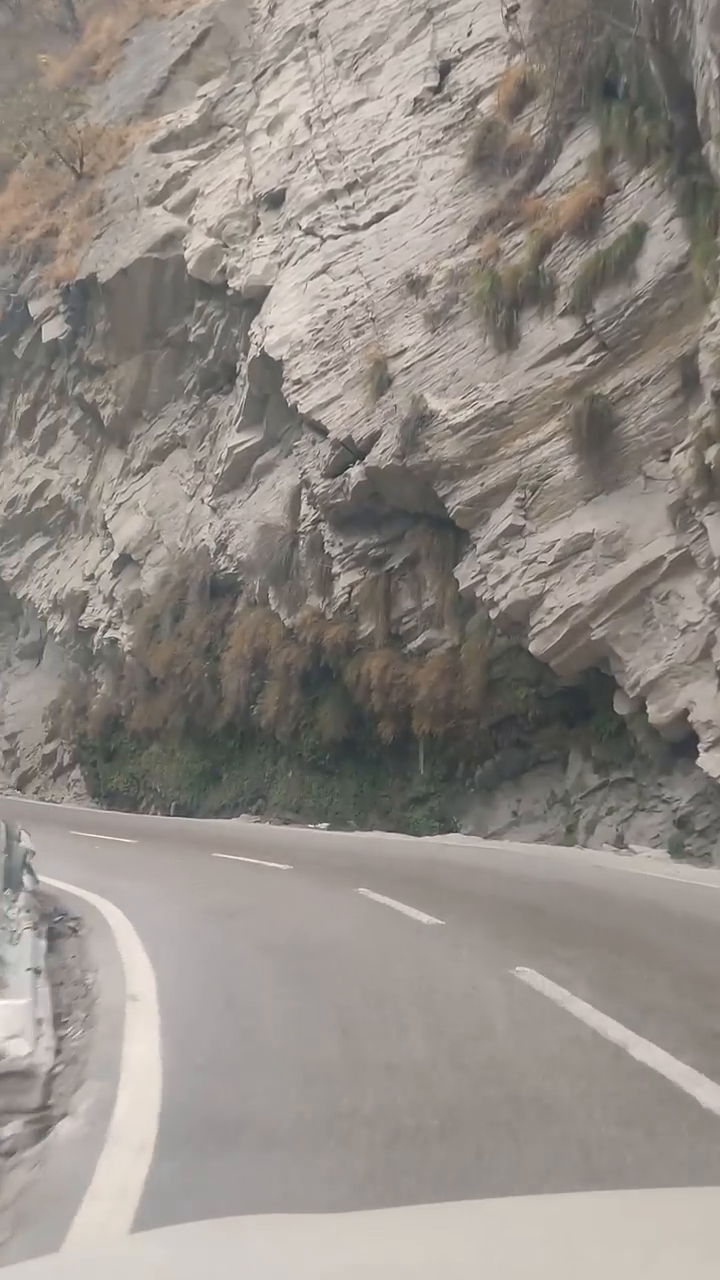
#> input picture frame 20 of 03_Road_Lane_Detection/dataset/videos/road_video.mp4.mp4, 720 x 1280 px
$ python lane_detection_video.py
#> lines starting #> are read from the running program, lines starting #| are printed output that depends on the picture; after the words box and inside, x2 and y2 are one past the last pixel; in counts of white or black regions, pixels touching at a corner belong together
import cv2
import numpy as np
import os
from PIL import Image


# ============================================================
# PATHS
# ============================================================

BASE_DIR = os.path.dirname(os.path.dirname(os.path.abspath(__file__)))

VIDEO_PATH = os.path.join(
    BASE_DIR,
    "dataset",
    "videos",
    "road_video.mp4.mp4"
)

OUTPUT_DIR = os.path.join(BASE_DIR, "results")

OUTPUT_VIDEO = os.path.join(
    OUTPUT_DIR,
    "lane_detection_output.mp4"
)


# ============================================================
# REGION OF INTEREST
# ============================================================

def region_of_interest(image):

    height, width = image.shape[:2]

    mask = np.zeros_like(image)

    polygon = np.array([[
        (int(width * 0.05), height),
        (int(width * 0.40), int(height * 0.58)),
        (int(width * 0.60), int(height * 0.58)),
        (int(width * 0.95), height)
    ]], np.int32)

    cv2.fillPoly(mask, polygon, 255)

    return cv2.bitwise_and(image, mask)


# ============================================================
# AVERAGE LANE
# ============================================================

def average_lane_line(lines):

    if len(lines) == 0:
        return None

    x1_values = []
    y1_values = []
    x2_values = []
    y2_values = []

    for x1, y1, x2, y2 in lines:

        x1_values.append(x1)
        y1_values.append(y1)
        x2_values.append(x2)
        y2_values.append(y2)

    return (
        int(np.mean(x1_values)),
        int(np.mean(y1_values)),
        int(np.mean(x2_values)),
        int(np.mean(y2_values))
    )


# ============================================================
# PROCESS FRAME
# ============================================================

def process_frame(frame):

    gray = cv2.cvtColor(
        frame,
        cv2.COLOR_BGR2GRAY
    )

    blur = cv2.GaussianBlur(
        gray,
        (5, 5),
        0
    )

    # Canny
    edges = cv2.Canny(
        blur,
        50,
        150
    )

    # ROI
    cropped_edges = region_of_interest(edges)

    # Hough Transform
    lines = cv2.HoughLinesP(
        cropped_edges,
        rho=1,
        theta=np.pi / 180,
        threshold=35,
        minLineLength=30,
        maxLineGap=100
    )

    result = frame.copy()

    left_lines = []
    right_lines = []

    if lines is not None:

        lines = np.asarray(lines).reshape(-1, 4)

        for line in lines:

            x1, y1, x2, y2 = map(int, line)

            if x2 == x1:
                continue

            slope = (y2 - y1) / (x2 - x1)

            if abs(slope) < 0.4:
                continue

            if slope < 0:
                left_lines.append(
                    (x1, y1, x2, y2)
                )
            else:
                right_lines.append(
                    (x1, y1, x2, y2)
                )

    left_lane = average_lane_line(left_lines)
    right_lane = average_lane_line(right_lines)

    # --------------------------------------------------------
    # Draw lanes
    # --------------------------------------------------------

    if left_lane is not None:

        x1, y1, x2, y2 = left_lane

        cv2.line(
            result,
            (x1, y1),
            (x2, y2),
            (0, 255, 0),
            6
        )

    if right_lane is not None:

        x1, y1, x2, y2 = right_lane

        cv2.line(
            result,
            (x1, y1),
            (x2, y2),
            (0, 255, 0),
            6
        )

    # --------------------------------------------------------
    # Lane status
    # --------------------------------------------------------

    height, width = frame.shape[:2]

    image_center = width // 2

    if left_lane is not None and right_lane is not None:

        left_x = left_lane[2]
        right_x = right_lane[2]

        lane_center = (left_x + right_x) // 2

        deviation = lane_center - image_center

        threshold = int(width * 0.10)

        if abs(deviation) > threshold:

            status = "LANE DEPARTURE WARNING!"
            status_color = (0, 0, 255)

        elif deviation > threshold * 0.5:

            status = "MOVE LEFT"
            status_color = (0, 165, 255)

        elif deviation < -threshold * 0.5:

            status = "MOVE RIGHT"
            status_color = (0, 165, 255)

        else:

            status = "LANE CENTERED"
            status_color = (0, 255, 0)

        # Vehicle center
        cv2.line(
            result,
            (image_center, height),
            (image_center, int(height * 0.65)),
            (255, 0, 0),
            3
        )

        # Lane center
        cv2.line(
            result,
            (lane_center, height),
            (lane_center, int(height * 0.65)),
            (0, 255, 255),
            3
        )

        cv2.putText(
            result,
            status,
            (30, 50),
            cv2.FONT_HERSHEY_SIMPLEX,
            1.0,
            status_color,
            3
        )

        cv2.putText(
            result,
            f"Lane deviation: {deviation}px",
            (30, 90),
            cv2.FONT_HERSHEY_SIMPLEX,
            0.7,
            (255, 255, 255),
            2
        )

    else:

        cv2.putText(
            result,
            "LANE NOT CLEAR",
            (30, 50),
            cv2.FONT_HERSHEY_SIMPLEX,
            1.0,
            (0, 165, 255),
            3
        )

    return result


# ============================================================
# MAIN
# ============================================================

def main():

    print("=" * 60)
    print("REAL-TIME ROAD LANE DETECTION")
    print("=" * 60)

    if not os.path.exists(VIDEO_PATH):

        print("\nERROR: Video not found!")
        print(VIDEO_PATH)
        return

    print("\nOpening video:")
    print(VIDEO_PATH)

    cap = cv2.VideoCapture(VIDEO_PATH)

    if not cap.isOpened():

        print("ERROR: Could not open video.")
        return

    fps = cap.get(cv2.CAP_PROP_FPS)

    width = int(
        cap.get(cv2.CAP_PROP_FRAME_WIDTH)
    )

    height = int(
        cap.get(cv2.CAP_PROP_FRAME_HEIGHT)
    )

    total_frames = int(
        cap.get(cv2.CAP_PROP_FRAME_COUNT)
    )

    print(f"\nResolution : {width} x {height}")
    print(f"FPS        : {fps:.2f}")
    print(f"Frames     : {total_frames}")

    os.makedirs(
        OUTPUT_DIR,
        exist_ok=True
    )

    # Video writer
    fourcc = cv2.VideoWriter_fourcc(
        *"mp4v"
    )

    writer = cv2.VideoWriter(
        OUTPUT_VIDEO,
        fourcc,
        fps if fps > 0 else 30,
        (width, height)
    )

    frame_count = 0

    while True:

        ret, frame = cap.read()
#> frame is the input picture: shape (1280, 720, 3); mean B, G, R 133.8, 139.8, 146.5

        if not ret:
            break

        result = process_frame(frame)
#> in process_frame, `edges = cv2.Canny( blur, 50, 150 )`:
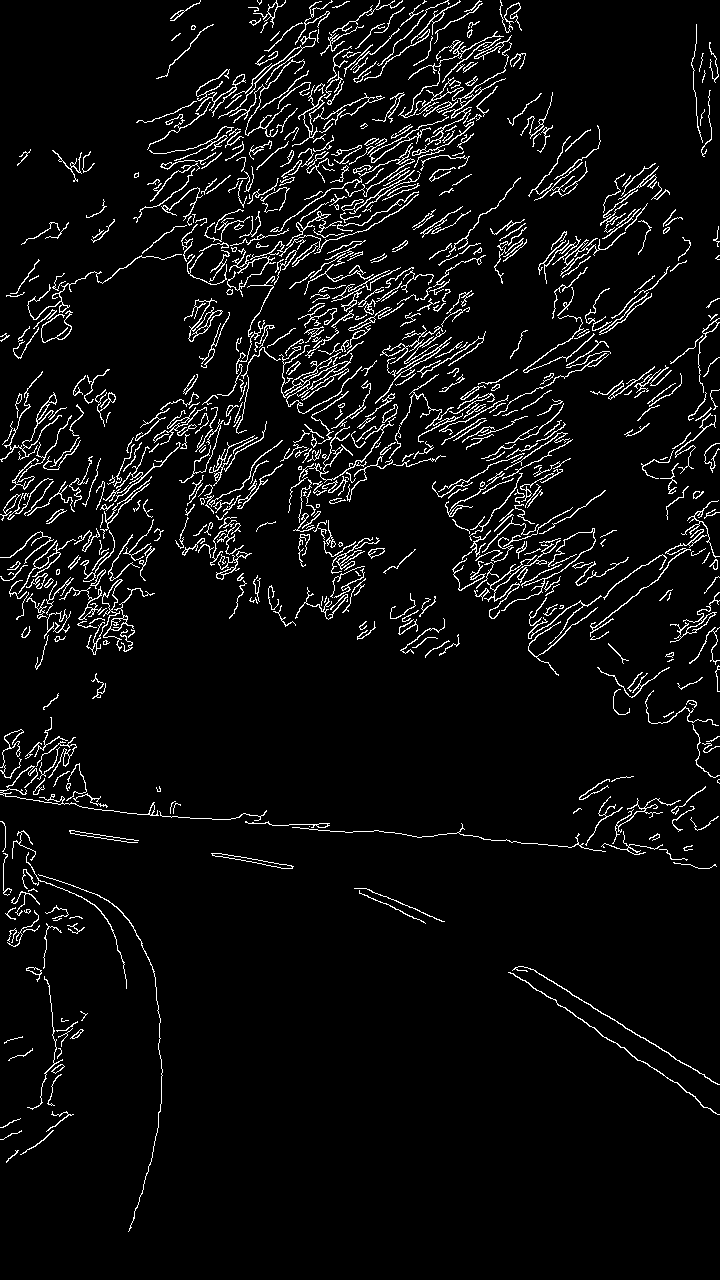
#> edges: shape (1280, 720); 5.6% white in thin lines or dots
#> in region_of_interest, `cv2.fillPoly(mask, polygon, 255)`:
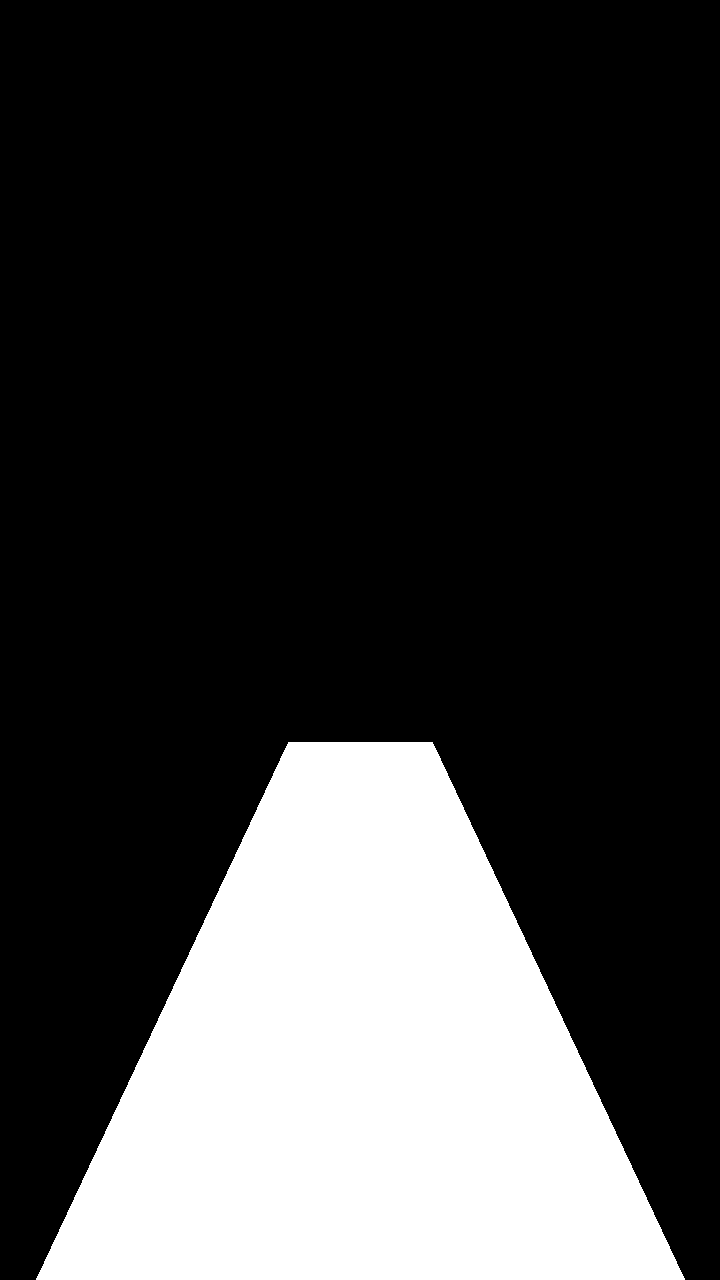
#> mask: shape (1280, 720); 23.2% white; 1 white region, box (x1, y1, x2, y2) and area: (36, 742, 685, 1280) 213586
#> in region_of_interest, `return cv2.bitwise_and(image, mask)`:
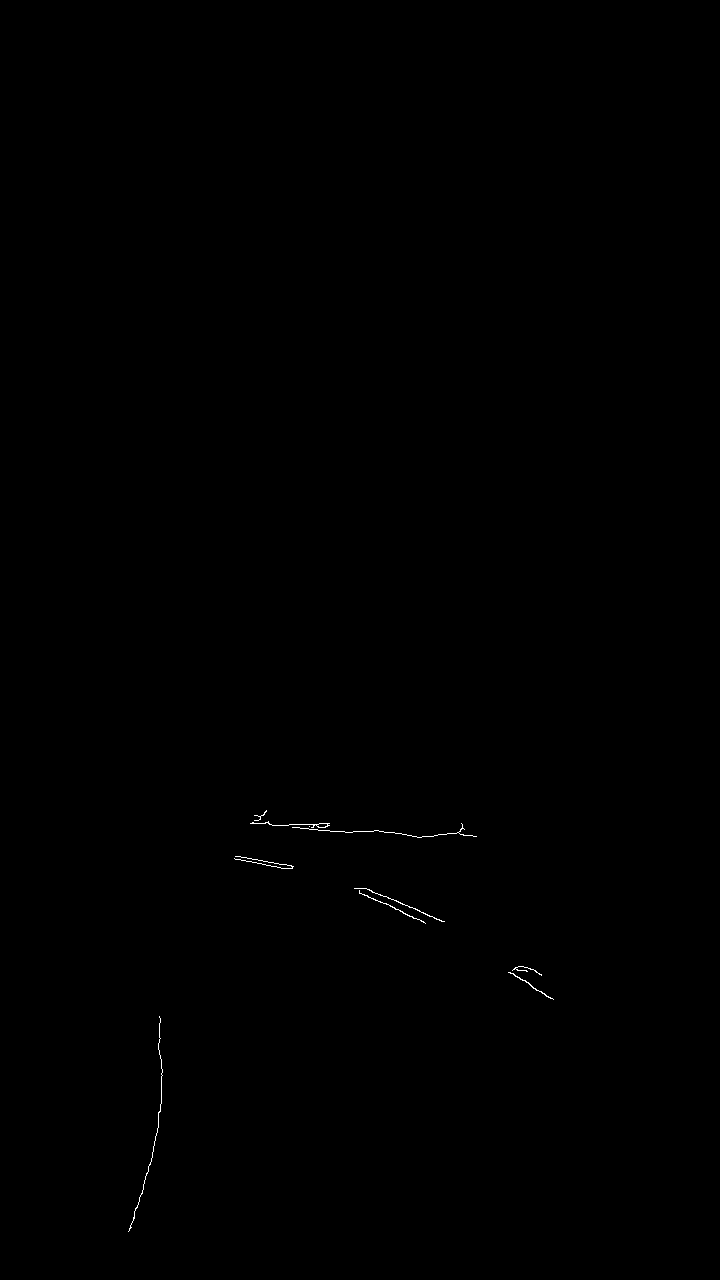
#> returned value: shape (1280, 720); 0.11% white in thin lines or dots, all inside (x1, y1, x2, y2) = (128, 810, 554, 1232)
#> in process_frame, `lines = cv2.HoughLinesP( cropped_edges, rho=1, theta=np.pi / 180, thre..`: lines = [[318, 830, 472, 835], [159, 1016, 161, 1091], [363, 888, 425, 913], [359, 892, 421, 920], [131, 1227, 154, 1145], [235, 856, 293, 866], [272, 825, 329, 823], [234, 858, 286, 868], [510, 972, 553, 999], [359, 893, 541, 974], [150, 1164, 161, 1100], [265, 822, 425, 836]]
#> the loop in process_frame, `for line in lines: ` made 12 passes
#> (x1, y1, x2, y2, slope) on passes 1 to 8: (318, 830, 472, 835, 0.0325), (159, 1016, 161, 1091, 37.5), (363, 888, 425, 913, 0.403), (359, 892, 421, 920, 0.452), (131, 1227, 154, 1145, -3.57), (235, 856, 293, 866, 0.172), (272, 825, 329, 823, -0.0351), (234, 858, 286, 868, 0.192)
#> after the loop in process_frame, `for line in lines:`: left_lines = [(131, 1227, 154, 1145), (150, 1164, 161, 1100)]; right_lines = [(159, 1016, 161, 1091), (363, 888, 425, 913), (359, 892, 421, 920), (510, 972, 553, 999), (359, 893, 541, 974)]
#> the loop in average_lane_line, `for x1, y1, x2, y2 in lines: ` made 2 passes
#> after the loop in average_lane_line, `for x1, y1, x2, y2 in lines:`: x1_values = [131, 150]; x2_values = [154, 161]; y1_values = [1227, 1164]; y2_values = [1145, 1100]
#> in process_frame, `left_lane = average_lane_line(left_lines)`: left_lane = (140, 1195, 157, 1122)
#> the loop in average_lane_line (call 2), `for x1, y1, x2, y2 in lines: ` made 5 passes
#> in process_frame, `right_lane = average_lane_line(right_lines)`: right_lane = (350, 932, 420, 979)
#> in process_frame, `x1, y1, x2, y2 = left_lane`: x1 = 140; y1 = 1195; x2 = 157; y2 = 1122
#> in process_frame, `x1, y1, x2, y2 = right_lane`: x1 = 350; y1 = 932; x2 = 420; y2 = 979
#> in process_frame, `left_x = left_lane[2]`: left_x = 157
#> in process_frame, `right_x = right_lane[2]`: right_x = 420
#> in process_frame, `lane_center = (left_x + right_x) // 2`: lane_center = 288
#> in process_frame, `deviation = lane_center - image_center`: deviation = -72
#> in process_frame, `threshold = int(width * 0.10)`: threshold = 72
#> in process_frame, `cv2.putText( result, f"Lane deviation: {deviation}px", (30, 90), cv2.F..`:
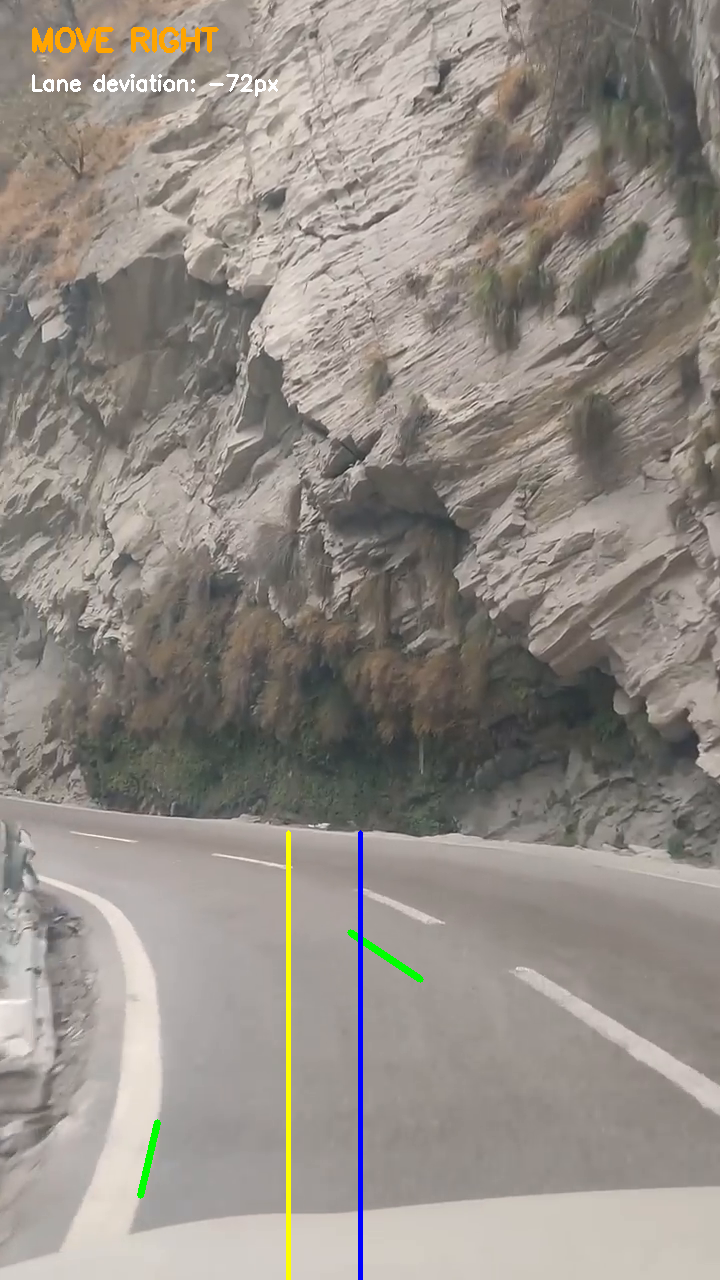
#> result: shape (1280, 720, 3); mean B, G, R 133.3, 140, 146.5

        writer.write(result)

        frame_count += 1

        cv2.imshow(
            "Road Lane Detection",
            result
        )

        # Press Q to stop
        if cv2.waitKey(1) & 0xFF == ord("q"):
#> (key q is pressed here)
            break

    cap.release()
    writer.release()

    cv2.destroyAllWindows()

    print("\n" + "=" * 60)
    print("PROCESSING COMPLETE")
    print("=" * 60)
    print(f"Frames processed : {frame_count}")
    print(f"Output video     : {OUTPUT_VIDEO}")
    print("=" * 60)


if __name__ == "__main__":
    main()

$ run again, starting later in the video
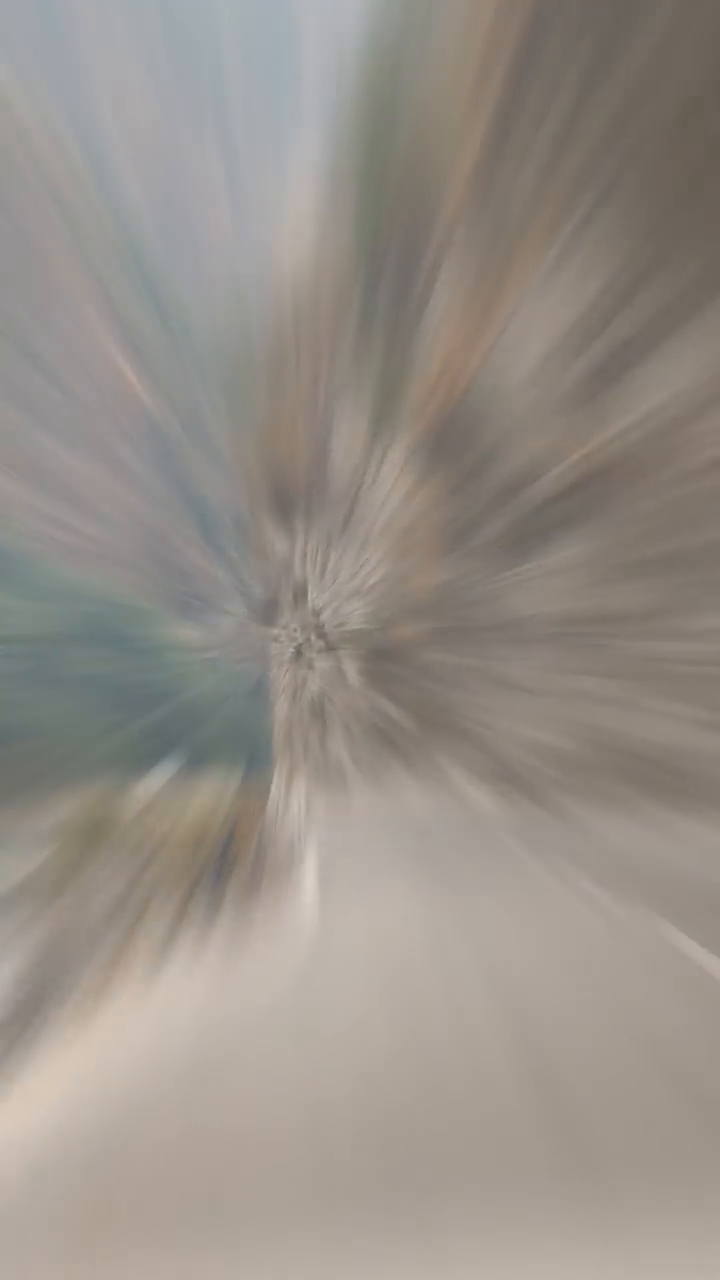
#> input picture frame 92 of 03_Road_Lane_Detection/dataset/videos/road_video.mp4.mp4, 720 x 1280 px
#> in main, frame is the input picture: shape (1280, 720, 3); mean B, G, R 136.2, 143.8, 150.9
#> edges: shape (1280, 720); every value is 0
#> mask: shape (1280, 720); 23.2% white; 1 white region, box (x1, y1, x2, y2) and area: (36, 742, 685, 1280) 213586
#> lines = None
#> in process_frame, `cv2.putText( result, "LANE NOT CLEAR", (30, 50), cv2.FONT_HERSHEY_SIMP..`:
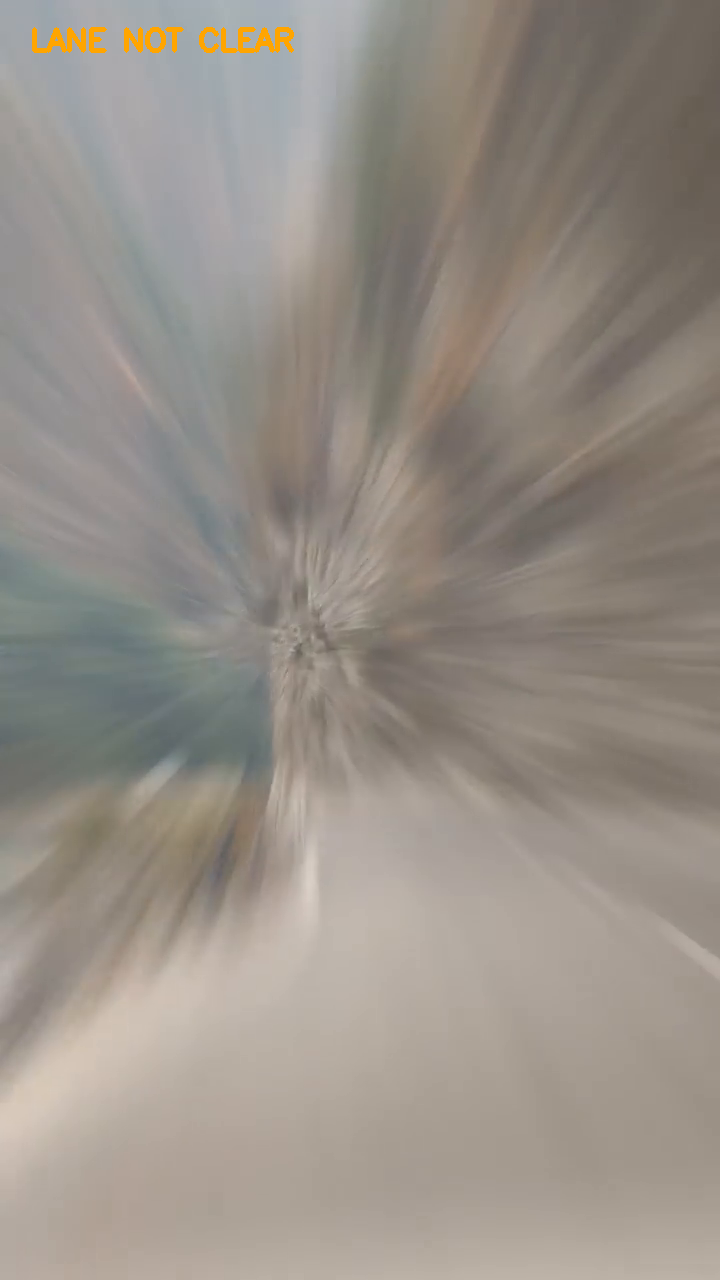
#> result: shape (1280, 720, 3); 0.33% of pixels changed, all inside (x1, y1, x2, y2) = (32, 27, 294, 53)
